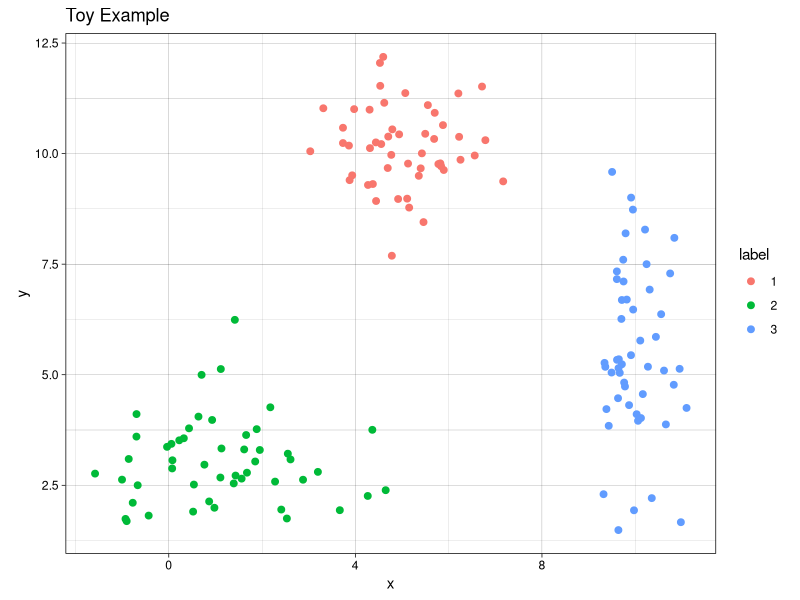
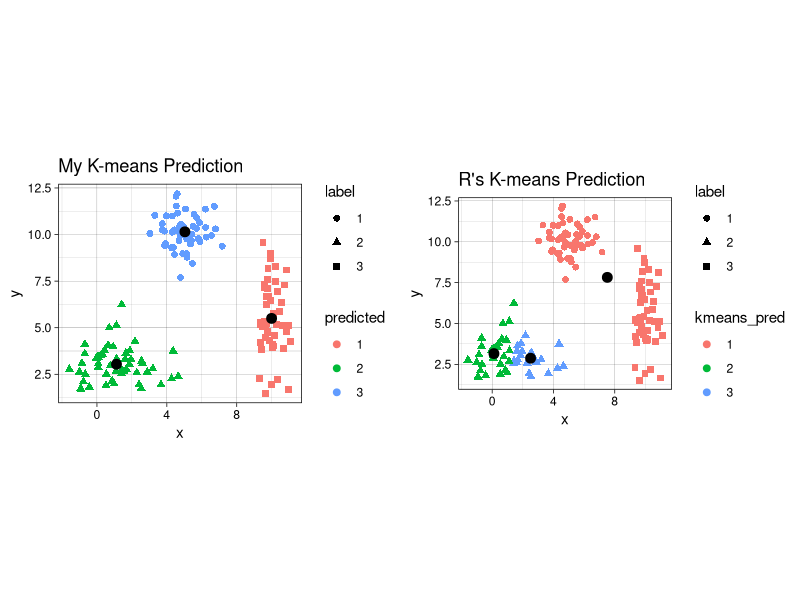
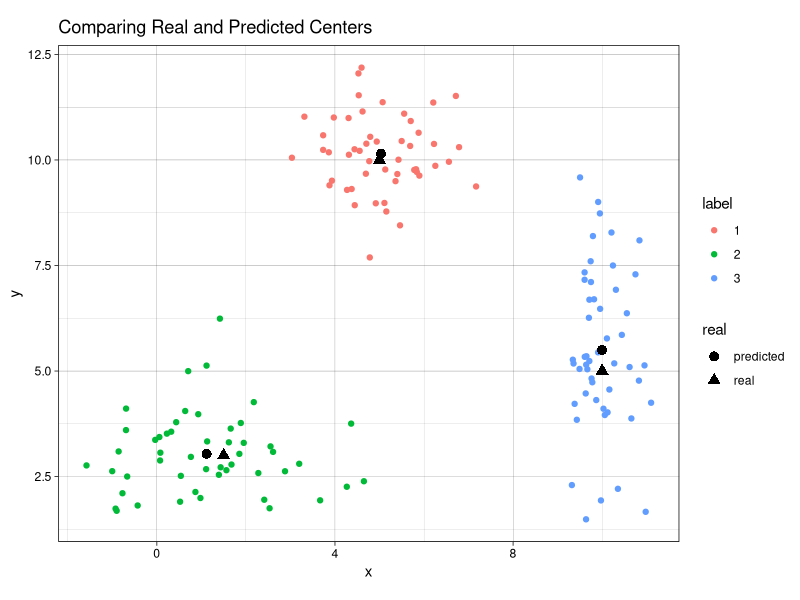
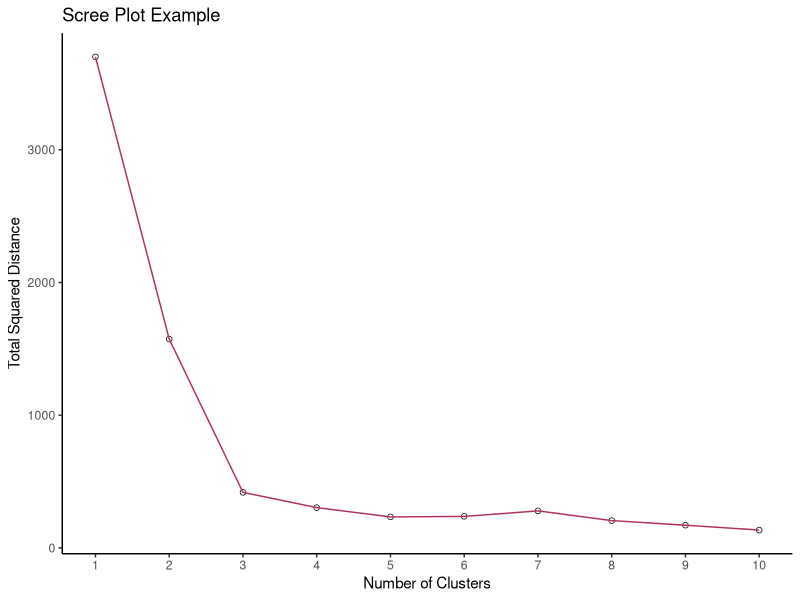

Write the R code that produced these figures, in order.
## ---- chunk 1
knitr::opts_chunk$set(
  fig.path = "images/"
)
## ---- chunk 2

## ---- chunk 3
# first create individual clusters with different distribution parameters
set.seed(123) # setting a seed for reproducibility

x1 <- rnorm(50, mean = 5, sd = 1)
y1 <- rnorm(50, mean = 10, sd = 1)
df1 <- data.frame(x = x1, y = y1, label = 1)

x2 <- rnorm(50, mean = 1.5, sd = 1.5)
y2 <- rnorm(50, mean = 3, sd = 1)
df2 <- data.frame(x = x2, y = y2, label = 2)

x3 <- rnorm(50, mean = 10, sd = 0.5)
y3 <- rnorm(50, mean = 5, sd = 2)
df3 <- data.frame(x = x3, y = y3, label = 3)

combined <- rbind(df1, df2, df3)
combined$label <- as.factor(combined$label) # label must be converted into a factor since it will be interpreted as a continuous variable, which it is not.
## ---- chunk 4
library(ggplot2)
th <- theme_linedraw() # setting the theme for the plots
tiff('./images/plot1.tiff', units="in", width=5, height=3, res=300)

ggplot(combined, aes(x= x, y = y)) +
  geom_point(aes(color=label), size = 2) +
  labs(title = "Toy Example") + 
  th + theme(aspect.ratio = 0.8) 

garb <- dev.off()
## ---- chunk 5
my_kmeans <- function(df, n_clusters){ # the function will take a dataframe and num clusters as input
  # first, get the range of possible values to initiate random centers
  
  Z_hist <- data.frame()          # create history of Z and centers to see progress of iterations
  C_hist <- data.frame()
  
  Z <- rep(-1, nrow(df))     # Z are our indicator variable, we need to set placeholders for these variables that are different values. values don't matter as long as they are different from each other
 
   Z_new <- rep(0, nrow(df))  # these variables will tell the algorithm when to stop iterations
  
  centers <- array(0, dim = c(n_clusters, ncol(df)) ) # create a placeholder for centers array
  # now we can initialize random centers

  min <- min(df[,1])
  max <- max(df[,2])  
  for(row in seq(1, n_clusters)){
    for(col in seq(1, dim(centers)[2] ))
      centers[row, col] <- runif(1, min, max)
  }
  
  # now that we have the centers, we need to find differences between each point from each cluster
  # we will create a distance matrix
  
  Dist <- array(0, dim = c(nrow(df), n_clusters ) )
  
  iteration = 0 # keep track of iterations
  while(sum(Z-Z_new) !=0 ){ # keep iterating until Z and Z_new are equal
    
    Z_add <- data.frame(Z = Z_new, iteration = iteration)
    C_add <- data.frame(centers, iteration = iteration)
    
    Z_hist <- rbind(Z_hist, Z_add) # appending new iterations to keep track of the history
    C_hist <- rbind(C_hist, C_add)
    
    Z <- Z_new
    for(center in seq(1, nrow(centers))){
      distance <- apply(df, 1, function(x) sum((x - centers[center, ])^2) ) # compute euclidian distance 
      for(x in seq(1, length(distance))){
        Dist[x, center] <- distance[x] # filling in distance matrix with euclidian distances
      }
    }
    
    Z_new <- max.col(-Dist) # note that max.col function finds the column that has the maximum value.
                            # since we want to find the minimum distance, we invert by distance matrix
                            # by multiplying the whole matrix by -1. 
    
    # next, we need to move the centers since the center values for each cluster has changed
    
    for(center in seq(1, n_clusters)){
      for(var in seq(1, ncol(centers) )){
        if(sum(Z_new==center) ==0 ) centers[center, var] = centers[center, var]
        else centers[center, var] <- mean(df[Z_new == center, var])
      }
    }

    iteration = iteration + 1
  }
  # cat('Took', iteration - 1, 'iterations to converge!')
  Z_hist$prediction <- as.factor(Z_hist$Z)
  Z_new <- as.factor(Z_new)
  output <- list(Z_new, centers, Z_hist, C_hist)
  return(output)
}

## ---- chunk 6
library(gganimate)

no_labs = combined[,1:2]

prediction <- my_kmeans(no_labs, 3)
Z_hist <- cbind(combined, prediction[[3]])
c_hist <- prediction[[4]]

g <- ggplot(Z_hist, aes(x = x, y = y)) +
  geom_point(aes(color = prediction, shape = label), size = 1) +
  geom_point(data = c_hist, aes(x = X1, y = X2), size = 2) +
  labs(title = 'Iteration: {frame_time}') +
  th + theme(text = element_text(size = 5)) +
  transition_time(iteration) 

animate(g, nframes=  length(unique(Z_hist$iteration)), fps = 1,
        width = 1000, height=800, res = 300)
## ---- chunk 7
combined$predicted <- as.factor(prediction[[1]]) # remeber to convert the integer values to  factors
centers <- prediction[[2]]

kmeans <- kmeans(no_labs, 3)

combined$kmeans_pred <- as.factor(kmeans$cluster)

g1 <- ggplot(combined, aes(x = x, y = y)) + 
  geom_point(aes(color = predicted, shape = label), size = 2) +
  geom_point(data = data.frame(centers), aes(X1, X2), size = 3) +
  labs(title = 'My K-means Prediction') +
  th + theme(aspect.ratio = 0.9)

g2 <- ggplot(combined, aes(x=x , y = y)) +
  geom_point(aes(color = kmeans_pred, shape = label), size = 2) +
  geom_point(data = data.frame(data.frame(kmeans$centers)), aes(x, y), size = 3) +
  labs(title = "R's K-means Prediction") +
  th + theme(aspect.ratio = 0.9)

library(gridExtra) # import library to display graphs in a grid

tiff('./images/plot2.tiff', units="in", width=10, height=5, res=600)

grid.arrange(g1, g2, nrow=1, respect=TRUE)

garb <- dev.off()
## ---- chunk 8
predicted_centers <- tail(c_hist, 3)[,-3] # k-means predicted centers
predicted_centers$real <- 'predicted'

real_centers <- matrix(c(5,10,1.5,3,10,5), byrow = TRUE, ncol=2) # generated data from these centers
real_centers <- data.frame(real_centers)
real_centers$real <- 'real'

both_centers <- rbind(predicted_centers, real_centers)

tiff('./images/plot3.tiff', units="in", width=5, height=3, res=300)
 
ggplot(combined, aes(x = x, y = y)) +
  geom_point(aes(color = label)) +
  geom_point(data = both_centers, aes(x= X1,y= X2, shape = real), size = 3) +
  labs(title = 'Comparing Real and Predicted Centers') +
  th + theme(aspect.ratio = 0.8)

garb <- dev.off()
## ---- chunk 9
# first create function to determine total distance from clusters
# pass in the data (raw data), the predicted labels from k means, and the centers
find_distances <- function(data, predicted_labs, centers){
  # first prepare dataframes for computations
  merged <- cbind(data, center = predicted_labs) # combining the raw data with the predicted labs
  # center_lab <- data.frame(centers, center = 1:nrow(centers))
  #merged2 <- merge(merged1, center_lab)
  tot_sq_dist <- 0 # initialize total square distacnce
  
  for(cen in 1:nrow(centers)){
    cluster_points <- merged[merged$center==cen,  colnames(merged) != 'center']
    if(nrow(cluster_points)!=0){
      expand_centers <- matrix(rep(centers[cen,], nrow(cluster_points)), ncol = 2, byrow=TRUE)
      sq_dist <- sum((cluster_points - expand_centers)^2)
      tot_sq_dist <- tot_sq_dist + sq_dist
    }
  }
  return(tot_sq_dist)  
}

km <- my_kmeans(no_labs, 4)
predicted_labs <- km[[1]]
centers <- km[[2]]
find_distances(no_labs, predicted_labs, centers)
## ---- chunk 10
lab_hist <- data.frame() # initialize histories
cen_hist <- data.frame()
dist_hist <- data.frame()

num_clusters <- 10
for(clusters in 1:num_clusters){
  km <- my_kmeans(no_labs, n_clusters = clusters)
  
  new_df <- no_labs
  new_df$pred <- km[[1]]
  new_df$num_clusters <- clusters
  
  centers <- data.frame(km[[2]])
  centers$num_clusters <- clusters
  
  lab_hist <- rbind(lab_hist, new_df)
  cen_hist <- rbind(cen_hist, centers)
  
  sq_dist <- find_distances(no_labs, new_df$pred,
                                    as.matrix(centers[,colnames(centers) != 'num_clusters']))
  sq_dist_df <- data.frame(sq_dist, num_clusters = clusters)
  dist_hist <- rbind(dist_hist, sq_dist_df)
}

tiff('./images/scree.tiff', units="px", width=1000, height=800, res=300)

ggplot(dist_hist, aes(x = num_clusters, y = sq_dist)) +
  geom_point() +
  geom_point(color = 'white', size = 1) +
  geom_line(color = 'maroon') +
  labs(title = 'Scree Plot Example') + xlab('Number of Clusters') + ylab('Total Squared Distance') +
  scale_x_continuous(breaks = 0:num_clusters+1) + theme_classic()
  
garb <- dev.off()

# create the gif
g <- ggplot(lab_hist, aes(x,y)) +
  geom_point(aes(color = pred)) +
  geom_point(data = cen_hist, aes(X1, X2)) +
  labs(title = 'Num clusters: {frame_time}') +
  th + theme(text = element_text(size = 5), legend.position = 'none') +
  transition_time(num_clusters) 
  
animate(g, nframes =  num_clusters, fps = 1,
        width = 1000, height=800, res = 300)
